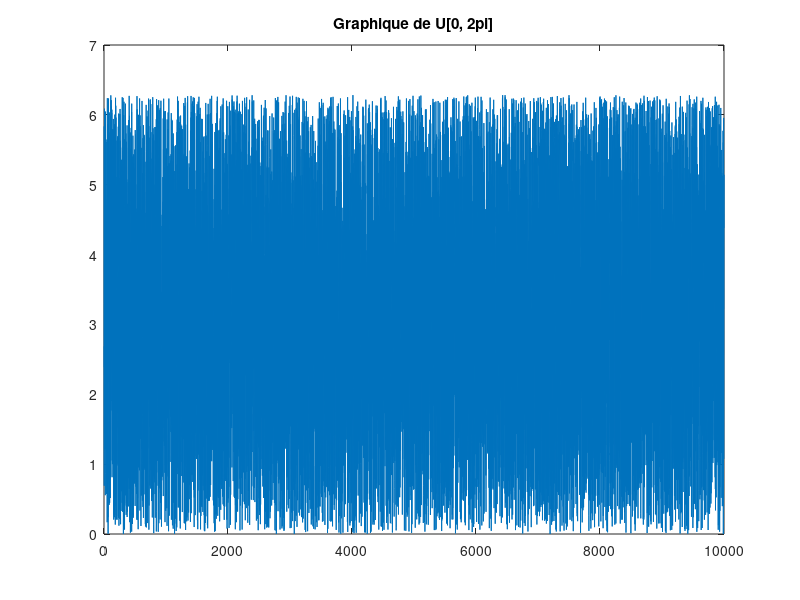

Here is the MATLAB script that generated this plot: (Note: this script raises an error after producing the figure.)
%% Clean up
clc % vide ligne de commande
clear all % vide workspace
close all % vide fenetres et graphiques

% Angle de l'erreur : err_angle
% Module de l'erreur : r
% Module de l'erreur théorique : r_theo

%% Constantes
N = 10000;
sigma_2 = [4, 16];
D0 = [50, 100];
phi0 = [15, 30];

%% 1. Initilisation a)
U = rand(1, N);
err_angle = 2*pi*U;

dx = 1;
x = [0:dx:N-1];

figure
plot(x, err_angle)
title("Graphique de U[0, 2\pi]")

%% 1. Histogramme b)
figure
histogram(U)
title("Histogramme U[0, 1]")

%% 1. Loi de Rayleigh c)
dr = 0.01;
r = [0:dr:10];

figure
for s = [0.25 1 4 9 16]
    fr = (r./s).*exp(-((r.^2)./(2*s))); 
    plot(r, fr)
    hold on
end
title("Loi de Rayleigh théorique")
xlabel("r")
legend('\sigma^2=0.25', '\sigma^2=1', '\sigma^2=4', '\sigma^2=9', '\sigma^2=16');
hold off

%% 1. Méthode d'inversion de la CDF e) f)
dp = 0.01;
p = [0:dp:1];

subplot(2, 1, 1)
r1 = gen_nombres(p, sigma_2(1));
plot_module_err(p, r1, sigma_2(1))

subplot(2, 1, 2)
r2 = gen_nombres(p, sigma_2(2));
plot_module_err(p, r2, sigma_2(2))


%% 1. Comparaison des histogrammes g)

% Génération des nombres
p = rand(1, N);
r1 = gen_nombres(p, sigma_2(1));
r2 = gen_nombres(p, sigma_2(2));

figure
subplot(2, 1, 1);
histogram(r1)
title("Histogramme des 10,000 nombre générés")

% Génération des nombres théoriquement
r_theo = raylrnd(2, N, 1);

subplot(2, 1, 2); 
histogram(r_theo)
title("Histogramme des 10,000 nombre générés théoriquement selon la distribution de Rayleigh")

%% 2. Nuage de points des couples [r err_angle]
figure
subplot(2, 1, 1)
scatter_module_err(r1, err_angle, sigma_2(1))

subplot(2, 1, 2)
scatter_module_err(r2, err_angle, sigma_2(2))

%% 3. Valeurs aléatoires de la distance radiale et de l'angle de visée du radar
[D1, phi1] = couple_D_phi(D0(1), phi0(1), err_angle, r1);
figure
subplot(2, 1, 1)
scatter_couple_D_phi(D1, phi1, D0(1))

[D2, phi2] = couple_D_phi(D0(2), phi0(2), err_angle, r2);
subplot(2, 1, 2)
scatter_couple_D_phi(D2, phi2, D0(2))

%% 4. Distances axiales [Dx Dy]
[Dx, Dy] = distaces_axiales(D0(1), phi0(1), r1, err_angle);
figure
subplot(3, 1, 1)
scatter_couple_Dx_Dy(Dx, Dy, D0(1));

subplot(3, 1, 2)
plot(x, Dx)
title("Graphique des réalisations Dx en fonction des indices de itérations")

subplot(3, 1, 3)
plot(x, Dy)
title("Graphique des réalisations Dy en fonction des indices de itérations")

%% 5. Histogramme des distances axiales Dx et Dy
figure
subplot(2, 1, 1)
y = histogram(Dx);
hold on
freq = y.Values;
plot(freq)
hold off

subplot(2, 1, 2)
y = histogram(Dy);
hold on
freq = y.Values;
plot(freq)
hold off

% Moyenne Dx
moy1 = mean(Dx);

% Écart-Type Dx
std_dev = std(Dx);

% Moyenne Dy
moy2 = mean(Dy);

% Écart-Type Dy
std_dev = std(Dy);



%% 8. Matrice de covariance
mat_cov = cov(Dx, Dy)

%% 9. Ellipse d'incertitude 
figure
scatter_couple_Dx_Dy(Dx, Dy, D0(1));
hold on
plot_err_ellipse([moy1, moy2], mat_cov, 0.95)
hold off

%% Functions 
function [r] = gen_nombres(p, sigma_2)
    r = sqrt(-2*sigma_2.*log(1-p));
end

function plot_module_err(p, r, sigma_2)
    plot(p, r)
    title("Graphique du module de l'erreur sur 10,000 réalisations pour \sigma^2=" + sigma_2);
end

function scatter_module_err(r, err_angle, sigma_2)
    scatter(r, err_angle)
    title("Nuage de points des couples [r \theta] pour \sigma^2=" + sigma_2);
end

function scatter_couple_D_phi(r, err_angle, D0)
    scatter(r, err_angle)
    title("Nuage de points des couples [D \phi] pour D0=" + D0);
end

function scatter_couple_Dx_Dy(Dx, Dy, D0)
    scatter(Dx, Dy)
    title("Nuage de points des couples [Dx Dy] pour D0=" + D0);
end

function [D, phi] = couple_D_phi(D0, phi0, theta, r)
    D = D0 + r.*cos(theta);
    phi = phi0 + r.*sin(theta);
end

function [Dx, Dy] = distaces_axiales(D, phi, r, theta)
    Dx = (D)*cosd(phi) + r.*cos(theta);
    Dy = (D)*sind(phi) + r.*sin(theta);
end

function plot_err_ellipse(mu, C, NC)
    s = -2*log(1 - NC);
    [EigVect, EigVal] = eig(C*s);
    t = linspace(0, 2*pi);
    a = (EigVect * sqrt(EigVal))  * [cos(t(:))'; sin(t(:))'];
    plot(a(1,:) + mu(1), a(2,:) + mu(2))
end
